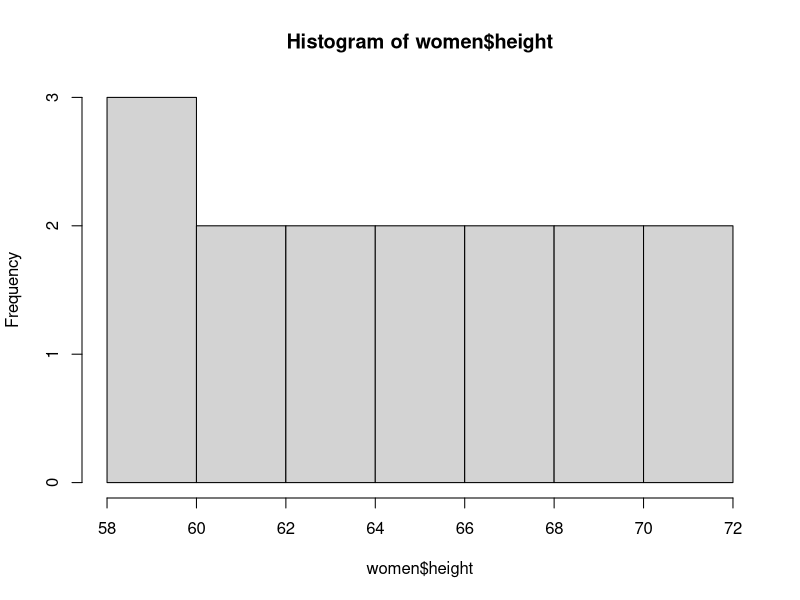
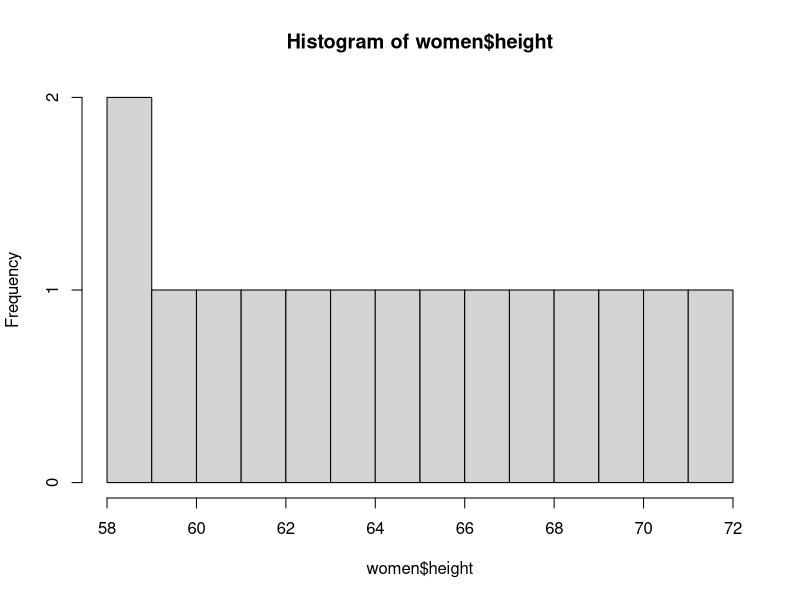
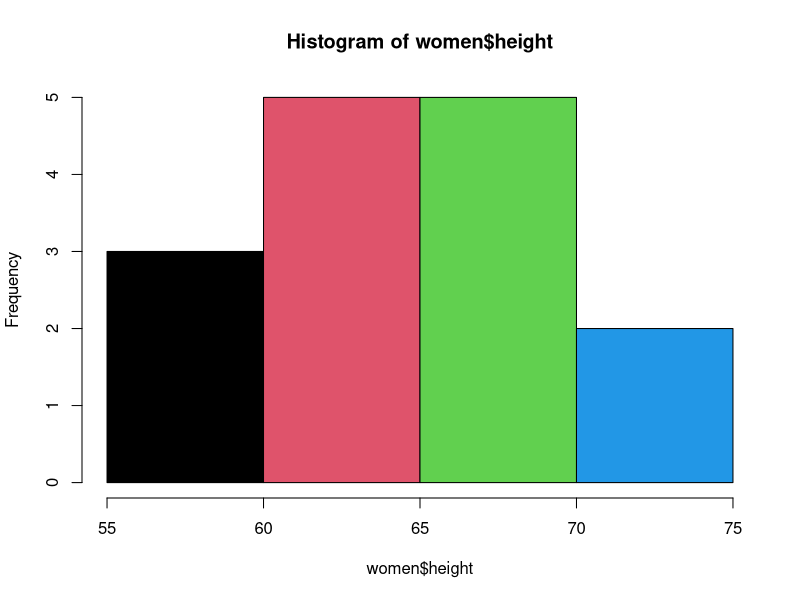
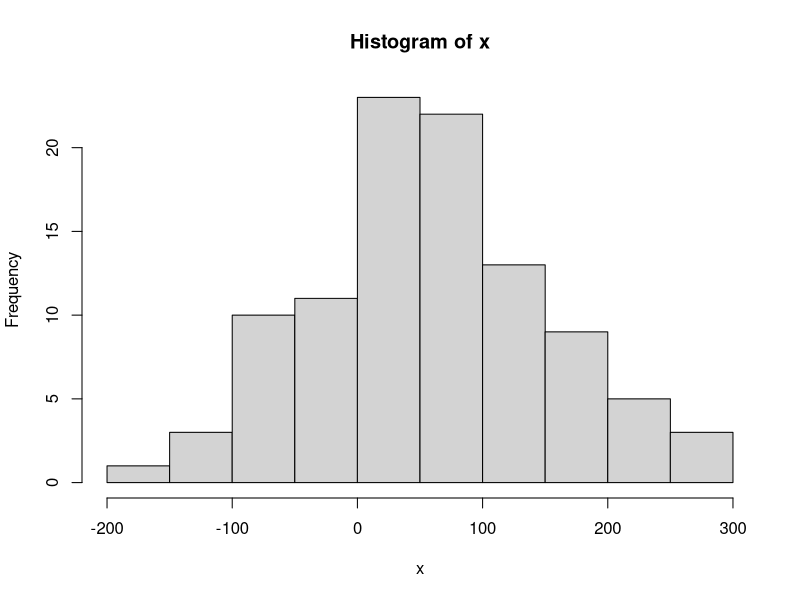
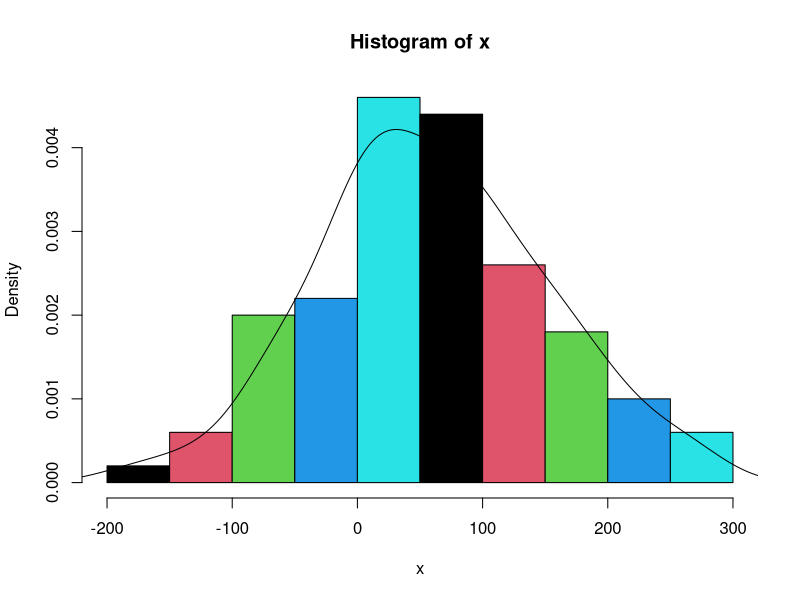
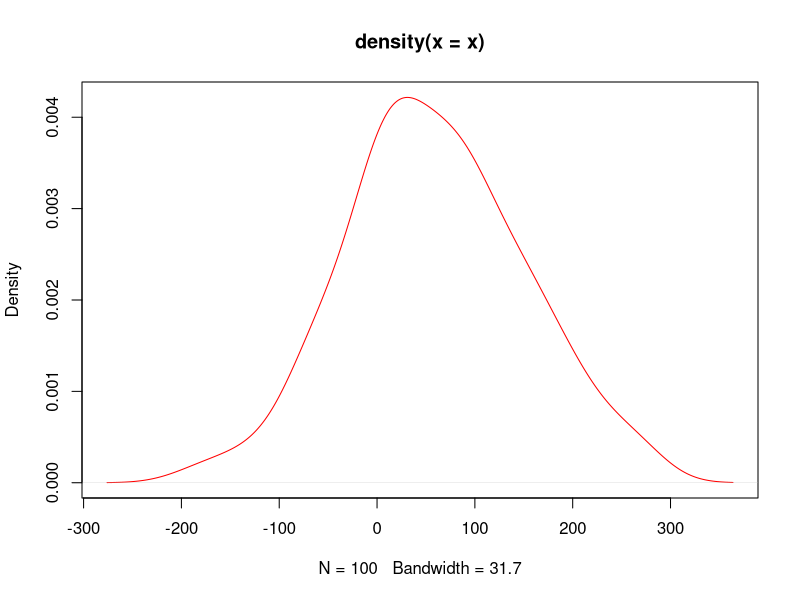
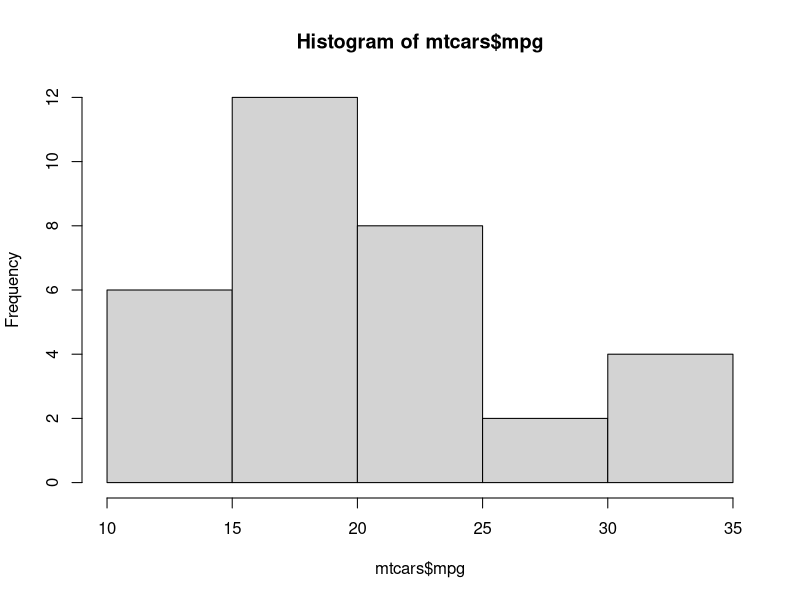
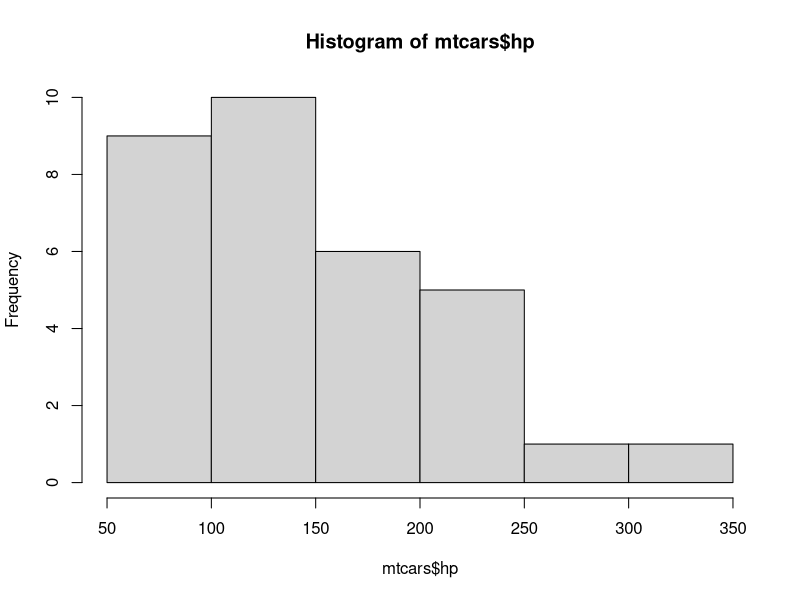

These figures' R source, in order:
#Histogram in R

women
women$height
?hist

#histogram
hist(women$height, freq=TRUE)  #3 women between 58 and 60
#no of breaks auto calculated.

hist(women$height, breaks=10)
hist(women$height, breaks=4, col=1:4)
#recycle colors if required

#histogram2
set.seed(123)
x = rnorm(100,50,100)
hist(x)

#density
hist(x, freq=FALSE, col=1:5)  #y axis - density
#.004 * 100 % = .4% values between 0-50 and so 
lines(density(x))  #line curve : is it normal : almost normal

#density plot : shape of data
plot(density(x), col='red')

#mtcars
hist(mtcars$mpg)
hist(mtcars$hp)

#end - histogram-----
